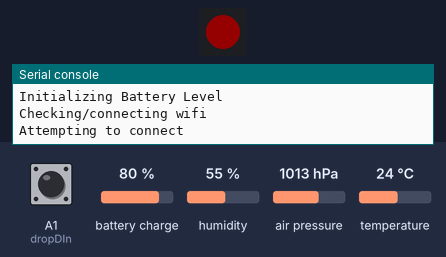
Bench run of a program on a simulated CircuitPython board. Parts: 1 RGB LEDs in strip order, left to right, the last lines printed to the serial console. The test bench sets the inputs (shaded band); at power-on: A1 (dropDIn) HIGH, battery charge 80 %, humidity 55 %, air pressure 1013 hPa, temperature 24 °C. Dim RGB values are drawn brighter than linear; no MQTT or app messages arrive unless stated; values from a settings file that is not in the repository are placeholders.

Above: at 0.1 s.
At 1.6 s:
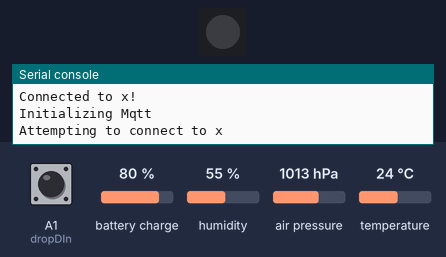
Timing chart, 0 to 3.1 s (numbered marks = the images above):
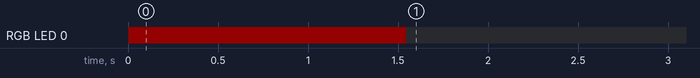

The program:

main.py
```python
import time
import ssl
import json
import asyncio
import supervisor
import board
import digitalio
import socketpool
import wifi
import neopixel
import adafruit_minimqtt.adafruit_minimqtt as MQTT

from Sensor import Sensor

from config import config

if 'alarm' in config:
    import alarm
if 'bme' in config:
    from BMESensor import BMESensor
if 'rain_drop' in config:
    from RainDropSensor import RainDropSensor
if 'precipitation' in config:
    from PrecipitationSensor import PrecipitationSensor
if 'battery' in config:
    from BatterySensor import BatterySensor
if 'pressure' in config:
    from PressureSensor import PressureSensor
if 'valve' in config:
    from ValveSensor import ValveSensor
if 'sprinkler' in config:
    from SprinklerPressureSensor import SprinklerPressureSensor
if 'flow' in config:
    from FlowSensor import FlowSensor

if hasattr(board, 'NEOPIXEL'):
    pixel = neopixel.NeoPixel(board.NEOPIXEL, 1)
    pixel.fill((20, 0, 0))

def showFinish():
    if not hasattr(board, 'NEOPIXEL'):
        return
    while True:
        pixel.fill((0, 255, 0))
        time.sleep(0.5)
        pixel.fill((0, 0, 0))
        time.sleep(0.5)
def showError():
    if not hasattr(board, 'NEOPIXEL'):
        return
    while True:
        pixel.fill((255, 0, 0))
        time.sleep(0.5)
        pixel.fill((0, 0, 0))
        time.sleep(0.5)
try:
    from secrets import secrets
except ImportError:
    print("WiFi secrets are kept in secrets.py, please add them there!")
    showError()
    raise

def initMqtt(mqtt=None):
    if mqtt is not None and mqtt.is_connected():
        return mqtt
    try:
        print("Initializing Mqtt")
        # Create a socket pool
        pool = socketpool.SocketPool(wifi.radio)
        # Set up a MiniMQTT Client
        mqtt_client = MQTT.MQTT(
            broker=secrets["mqtt_broker"],
            port=secrets["mqtt_port"],
            username=secrets["mqtt_username"],
            password=secrets["mqtt_password"],
            socket_pool=pool,
            ssl_context=ssl.create_default_context(),
        )
        print("Attempting to connect to %s" % mqtt_client.broker)
        mqtt_client.connect()
        return mqtt_client
    except Exception as ex:
        print(ex)
        mqtt_client = None
        connectWifi()
        return None

def isConnected():
    return wifi.radio.connected

def connectWifi():
    print("Checking/connecting wifi")
    print("Attempting to connect")
    try:
        wifi.radio.connect(secrets['ssid'], secrets['password'])
    except Exception as ex:
        if hasattr(board, 'NEOPIXEL'):
            pixel.fill((50,0,0))
        print(ex)
    while not wifi.radio.connected:
        if not hasattr(board, 'NEOPIXEL'):
            pixel.fill((50,0,0))
        try:
            wifi.radio.connect(secrets['ssid'], secrets['password'])
        except Exception as ex:
            print(ex)
            time.sleep(0.5)
    if wifi.radio.connected:
        print("Connection successful!")

def mqttConnected(mqtt_client):
    if not wifi.radio.connected:
        return False
    try:
        resp = mqtt_client.ping()
    except MQTT.MMQTTException as ex:
        print(ex)
        print("MQTTException when pinging server!")
        return False
    return mqtt_client.is_connected()

async def mqttCheckLoop(mqtt_client):
    while True:
        isConnected = False
        try:
            isConnected = mqttConnected(mqtt_client)
        except Exception as ex:
            print(ex)
            print("Exception when checking mqtt connection!")
        print("Connected? ", isConnected)
        if isConnected:
            if hasattr(board, 'NEOPIXEL'):
                pixel.fill((0,0,0))
        if not isConnected:
            if hasattr(board, 'NEOPIXEL'):
                pixel.fill((50,0,0))
            try:
                connectWifi()
                if wifi.radio.connected:
                    mqtt_client.reconnect()
                    if mqttConnected(mqtt_client):
                        if 'NEOPIXEL' in board:
                            pixel.fill((0,0,0))
                else:
                    print("Wifi disconnected!")
            except Exception as ex:
                print(ex)
                print("Exception when trying to reconnect!")
        await asyncio.sleep(10)

async def singleRun():
    sensors = []
    mqtt_client = None
    # Initialize sensor first, so we can detect changes while long running things like wifi happen
    if 'precipitation' in config:
        sensors.append(PrecipitationSensor(mqtt_client, config['precipitation']))
    if 'bme' in config:
        sensors.append(BMESensor(mqtt_client, config['bme']))
    if 'rain_drop' in config:
        sensors.append(RainDropSensor(mqtt_client, config['rain_drop']))
    if 'battery' in config:
        sensors.append(BatterySensor(mqtt_client, config['battery']))
    if 'pressure' in config:
        sensors.append(PressureSensor(mqtt_client, config['pressure']))
    if 'valve' in config:
        sensors.append(ValveSensor(mqtt_client, config['valve']))
    if 'sprinkler' in config:
        sensors.append(SprinklerPressureSensor(mqtt_client, config['sprinkler']))
    if 'flow' in config:
        sensors.append(FlowSensor(mqtt_client, config['flow']))
    validSensors = []
    for sensor in sensors:
        try:
            # TODO: Convert to asyncio.gather([i.init() for i in sensors])
            await sensor.init()
            validSensors.append(sensor)
        except Exception as ex:
            print(ex)
            print("Error with sensor " + str(sensor) + " so we're skipping")
    sensors = validSensors
    validSensors = []
    # Initialize wifi and mqtt
    mqtt_client = None
    sensorerrors = []
    ADVERTISE_DELAY = 100
    # Make time since last advertise time be longer than ADVERTISE_DELAY
    lastadvertise = 0.0 - (2*ADVERTISE_DELAY)
    while True:
        try:
            connectWifi()
            if hasattr(board, 'NEOPIXEL'):
                pixel.fill((0,0,0))
            print("Connected to %s!" % secrets["ssid"])
            mqtt_client = initMqtt(mqtt_client)
            i = 0
            while mqtt_client is None and i < 5:
                print("Retry mqtt")
                time.sleep(1)
                mqtt_client = initMqtt(mqtt_client)
                i += 1
            if i >= 5:
                print("Error initializing mqtt!!!")
                return
            # Done initializing networking
            for sensor in sensors:
                sensor.mqtt_client = mqtt_client
            mqtt_client.loop()
            if time.monotonic() > lastadvertise + ADVERTISE_DELAY:
                for sensor in sensors:
                    try:
                        sensor.advertiseSensor()
                        validSensors.append(sensor)
                    except Exception as ex:
                        print(ex)
                        print("Error with sensor " + str(sensor) + " so we're skipping")
                        sensorerrors.append(sensor)
                sensors = validSensors
                validSensors = []
                lastadvertise = time.monotonic()
            # Battery needs a delay between init and reading, else the state of charge is 0
            # Homeassistant needs a delay between advertising the sensor and sending the value
            mqtt_client.loop(0.2)
            #time.sleep(0.2)
            for sensor in sensors:
                try:
                    sensor.sendValue()
                except Exception as ex:
                    print(ex)
                    print("Error with sensor " + str(sensor) + " so we're skipping")
            mqtt_client.loop()
            #  HomeAssistant isn't getting the sensor values, especially the ones that are published later without the sleep
            #  time.sleep(0.5)
            #mqtt_client.deinit()
            if 'alarm' in config:
                alarms = []
                #sensorAlarmLists = await asyncio.gather([i.alarms() for i in sensors])
                for sensor in sensors:
                    alarms += await sensor.alarms()
                alarms.append(alarm.time.TimeAlarm(monotonic_time=time.monotonic()+Sensor.UPDATE_DELAY))
                alarm.exit_and_deep_sleep_until_alarms(*alarms)
            elif len(sensorerrors) > 0:
                # Reset to hopefully resolve sensor error(s)
                supervisor.reload()
        except Exception as ex:
            print(ex)
            print("Exception during main loop! Sleeping for 60 seconds then resetting board!")
            time.sleep(60)
            supervisor.reload()

asyncio.run(singleRun())
#showError()
#asyncio.run(runAsync())
```

Sensor.py
```python
import asyncio
from secrets import secrets

class Sensor:
    INIT_DELAY = 60
    SWITCH_DELAY = 0.02
    UPDATE_DELAY = 60
    ADVERTISE_DELAY = 60
    EXPIRE_DELAY = 5*60
    mqtt_client = None
    config = None

    def __init__(self, mqtt_client, config):
        self.mqtt_client = mqtt_client
        self.config = config

    def init(self):
        raise NotImplemented()

    def advertise(self):
        raise NotImplemented()

    def sendValue(self):
        raise NotImplemented()

    def checkConnection(self) -> bool:
        # TODO: Add a check for the home assistant connection
        return self.mqtt_client.is_connected()

    def singleRun(self):
        self.singleInitSensor()
        self.advertiseSensor()
        self.sendValue()

    async def alarms(self):
        return []

    def getTopic(self, sensorType, postfix="/state"):
        return "homeassistant/sensor/" + secrets["topic_prefix"] + sensorType + postfix
```

config.py
```python
import board

config = {
    'bme': {
    },
    'rain_drop': {
        'pin': board.A1
    },
    'precipitation': {
        'pin': board.A0
    },
    'occupancy': {
        'pin': board.A3
    },
    'battery': {
    }
}
```

BMESensor.py
```python
import asyncio
import board
import json
import time
from adafruit_bme280 import basic as adafruit_bme280
from Sensor import Sensor
from secrets import secrets

class BMESensor(Sensor):
    bme = None
    bme_addrs = [0x77, 0x76]

    async def init(self):
        print("Initializing BME")
        if 'i2c' in self.config:
            i2c = self.config['i2c']
        else:
            i2c = board.I2C()
        # TODO: this can loop forever!
        while not i2c.try_lock():
            print("Waiting on i2c lock!")
            time.sleep(0.1)
        i2c_addr = None
        for a in self.bme_addrs:
            i2c_addr = a
            if i2c_addr in i2c.scan():
                break
            i2c_addr = None
        if i2c_addr is None:
            i2c.unlock()
            raise Exception("Unable to find i2c device at 0x77 or 0x76 for BME280!")
        else:
            i2c.unlock()
        bme = adafruit_bme280.Adafruit_BME280_I2C(i2c, address=i2c_addr)
        bme.mode = adafruit_bme280.MODE_SLEEP
        self.bme = bme

    def advertiseSensor(self):
        print("Advertising BME!")
        topic = self.getTopic("temperature", "/config")
        prefix = secrets['topic_prefix']
        name_prefix = secrets['name_prefix']
        payload = {
            "name": name_prefix + "Temperature",
            "device_class": "temperature",
            "state_topic": self.getTopic("temperature"),
            "unit_of_measurement": "°C",
            "expire_after": self.EXPIRE_DELAY,
            "payload_available": "online",
            "payload_not_available": "offline",
            "unique_id": prefix + "temperaturegauge",
            "suggested_display_precision": "1",
            "value_template": "{{ value_json.temperature | round(1) }}",
            "device": {
                "name": secrets['name_prefix'],
                "identifiers": secrets['topic_prefix']
            }}
        self.mqtt_client.publish(topic, json.dumps(payload))
        topic = self.getTopic("humidity", "/config")
        payload = {
            "name": name_prefix + "Humidity",
            "device_class": "humidity",
            "state_topic": self.getTopic("humidity"),
            "unit_of_measurement": "%rH",
            "expire_after": self.EXPIRE_DELAY,
            "payload_available": "online",
            "payload_not_available": "offline",
            "unique_id": prefix + "humiditygauge",
            "suggested_display_precision": "1",
            "value_template": "{{ value_json.humidity | round(1) }}",
            "device": {
                "name": secrets['name_prefix'],
                "identifiers": secrets['topic_prefix']
            }}
        self.mqtt_client.publish(topic, json.dumps(payload))
        topic = self.getTopic("pressure", "/config")
        payload = {
            "name": name_prefix + "Pressure",
            "device_class": "pressure",
            "state_topic": self.getTopic("pressure"),
            "unit_of_measurement": "hPa",
            "expire_after": self.EXPIRE_DELAY,
            "payload_available": "online",
            "payload_not_available": "offline",
            "unique_id": prefix + "pressuregauge",
            "suggested_display_precision": "1",
            "value_template": "{{ value_json.pressure | round(2) }}",
            "device": {
                "name": secrets['name_prefix'],
                "identifiers": secrets['topic_prefix']
            }}
        self.mqtt_client.publish(topic, json.dumps(payload))

    def sendValue(self):
        temperature = self.bme.temperature
        relative_humidity = self.bme.relative_humidity
        pressure = self.bme.pressure
        output = {
            "temperature": temperature}
        self.mqtt_client.publish(self.getTopic("temperature"), json.dumps(output), qos=1)
        output = {
            "humidity": relative_humidity}
        self.mqtt_client.publish(self.getTopic("humidity"), json.dumps(output), qos=1)
        output = {
            "pressure": pressure}
        self.mqtt_client.publish(self.getTopic("pressure"), json.dumps(output), qos=1)
        print("Published BME Values")
```

RainDropSensor.py
```python
import asyncio
import board
import digitalio
import json
from adafruit_bme280 import basic as adafruit_bme280
from Sensor import Sensor
from secrets import secrets
import traceback

class RainDropSensor(Sensor):
    dropDIn = None

    def getTopic(self, sensorType, postfix="/state"):
        return "homeassistant/binary_sensor/" + secrets["topic_prefix"] + sensorType + postfix

    def isRaining(self):
        try:
            return not self.dropDIn.value
        except Exception as ex:
            print("Problem with raining")
            raise ex

    def rainDropOutput(self):
        try:
            if self.isRaining():
                output = {"state": "ON"}
            else:
                output = {"state": "OFF"}
        except Exception as ex:
            print("Problem with if statement")
            raise ex
        return json.dumps(output)

    async def init(self):
        print("Intializing Rain Drop Sensor")
        self.dropDIn = digitalio.DigitalInOut(self.config['pin'])
        self.dropDIn.direction = digitalio.Direction.INPUT
        self.dropDIn.pull = digitalio.Pull.UP

    def advertiseSensor(self):
        topic = self.getTopic("rain_drop", "/config")
        payload = {
            "name": secrets['name_prefix'] + "Rain Drop",
            "device_class": "moisture",
            "state_topic": self.getTopic("rain_drop"),
            "payload_available": "online",
            "payload_not_available": "offline",
            "expire_after": self.EXPIRE_DELAY,
            "unique_id": secrets['topic_prefix'] + "raindropsensor",
            "value_template": "{{ value_json.state }}",
            "device": {
                "name": secrets['name_prefix'],
                "identifiers": secrets['topic_prefix']
            }}
        self.mqtt_client.publish(topic, json.dumps(payload))

    def sendValue(self):
        topic = self.getTopic("rain_drop")
        output = self.rainDropOutput()
        self.mqtt_client.publish(topic, output, qos=1)
        print("Sent Rain Drop Value")
```

Source omitted: PrecipitationSensor.py (3878 bytes), BatterySensor.py (3240 bytes)

Measured:
- by itself, RGB LED 0: off → RGB(20, 0, 0) at 0.00 s, → off 1.5 s later
